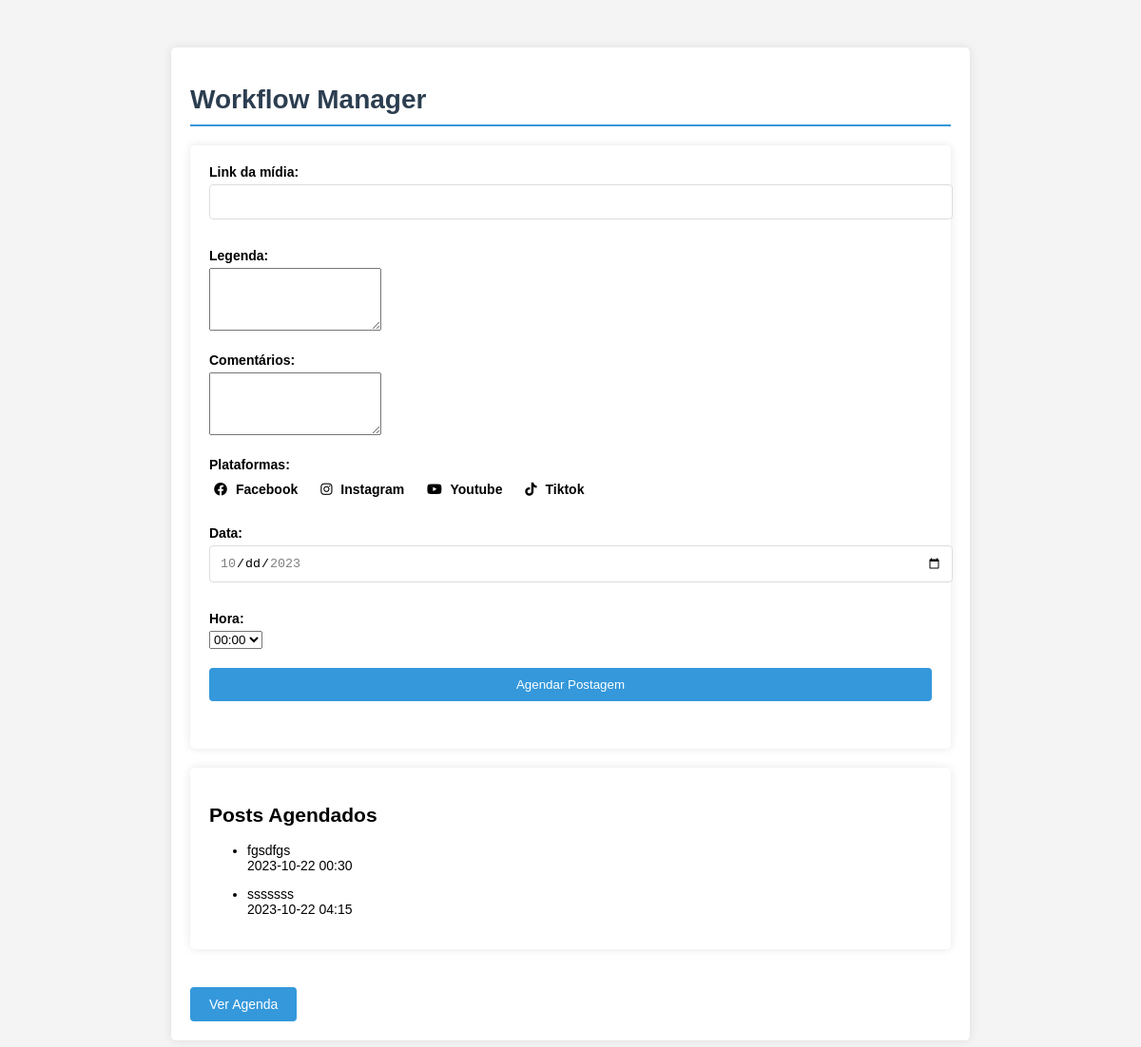
Before: / with the older database file.
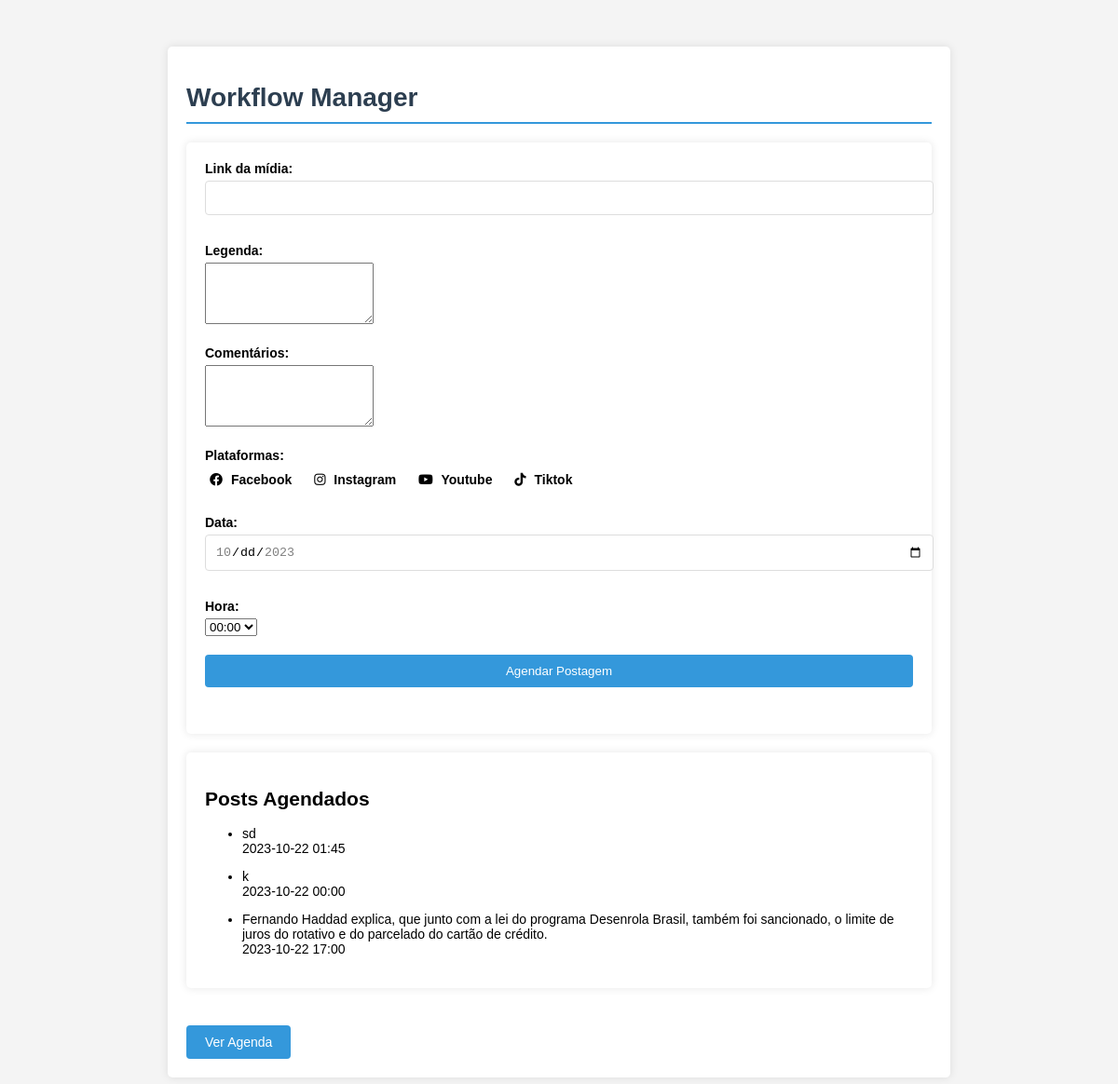
After: the same page with the newer database file.
### app.py (models this page shows, shortened)
class Post(db.Model):
    id = db.Column(db.Integer, primary_key=True)
    link = db.Column(db.String(100), nullable=False)
    legenda = db.Column(db.Text, nullable=False)
    comentarios = db.Column(db.Text, default="")
    plataforma = db.Column(db.String(50), nullable=False)
    date = db.Column(db.Date, nullable=False)
    time = db.Column(db.Time, nullable=False)
    order = db.Column(db.Integer, nullable=False, default=0)

### app.py (the view, shortened to what this page needs)
@app.route("/", methods=["GET", "POST"])
def index():
    try:
        today = datetime.now().date()
        one_week_from_today = today + timedelta(days=7)
        posts = Post.query.order_by(Post.order, Post.date, Post.time).all()
        return render_template("index.html", today=today, one_week_from_today=one_week_from_today, posts=posts)
    except Exception as e:
        return str(e), 500

### templates/index.html (shortened to what this page needs)
<!DOCTYPE html>
<html lang="en">
<head>
    <link rel="stylesheet" type="text/css" href="{{ url_for('static', filename='style.css') }}">
    <link rel="stylesheet" href="https://cdnjs.cloudflare.com/ajax/libs/font-awesome/6.0.0-beta3/css/all.min.css">
</head>
<body>
    <div class="container">
        <h1>Workflow Manager</h1>
        <div class="box">
            <form id="postForm" method="POST">
                <div class="input-group">
                    <label for="link">Link da mídia:</label>
                    <input type="text" id="link" name="link" required>
                </div>
                <div class="input-group">
                    <label for="legenda">Legenda:</label>
                    <textarea id="legenda" name="legenda" rows="4" required></textarea>
                </div>
                <div class="input-group">
                    <label for="comentarios">Comentários:</label>
                    <textarea id="comentarios" name="comentarios" rows="4"></textarea>
                </div>
                <div class="input-group" id="platforms">
                    <label>Plataformas:</label>
                    <div class="platform-option">
                        <label for="facebook"><i class="fab fa-facebook"></i> Facebook</label>
                    </div>
                    <div class="platform-option">
                        <label for="instagram"><i class="fab fa-instagram"></i> Instagram</label>
                    </div>
                    <div class="platform-option">
                        <label for="youtube"><i class="fab fa-youtube"></i> Youtube</label>
                    </div>
                    <div class="platform-option">
                        <label for="tiktok"><i class="fab fa-tiktok"></i> Tiktok</label>
                    </div>
                </div>
                <div class="input-group">
                    <label for="date">Data:</label>
                    <input type="date" id="date" name="date" min="{{ today }}" max="{{ one_week_from_today }}" required>
                </div>
                <div class="input-group">
                    <label for="time">Hora:</label>
                    <select id="time" name="time" required>
                        {% for h in range(24) %}
                            {% for m in [0, 15, 30, 45] %}
                                <option value="{{ '%02d' % h }}:{{ '%02d' % m }}">{{ '%02d' % h }}:{{ '%02d' % m }}</option>
                            {% endfor %}
                        {% endfor %}
                    </select>
                </div>
                <input type="submit" value="Agendar Postagem">
            </form>
        </div>
        <div class="box">
            <h2>Posts Agendados</h2>
            <ul id="scheduledPosts" class="scheduled-posts">
                {% for post in posts %}
                    <li data-id="{{ post.id }}">
                        <p>{{ post.legenda }} <br> {{ post.date }} {{ post.time.strftime('%H:%M') }}</p>
                    </li>
                {% endfor %}
            </ul>
        </div>
        <a href="{{ url_for('agenda_page') }}" class="btn">Ver Agenda</a>
    </div>
</body>
</html>

Changed rows visible on the page:
changed Post (number 1 of 3 on the later page): legenda "sssssss" → "sd"; time "04:15" → "01:45"; moves up the list
changed Post (number 2 of 3 on the later page): legenda "fgsdfgs" → "k"; time "00:30" → "00:00"
added Post: legenda "Fernando Haddad explica, que junto com a lei do programa Desenrola Brasil, também foi sancionado, o limite de juros do rotativo e do parcelado do cartão de crédito.", date "2023-10-22", time "17:00"
